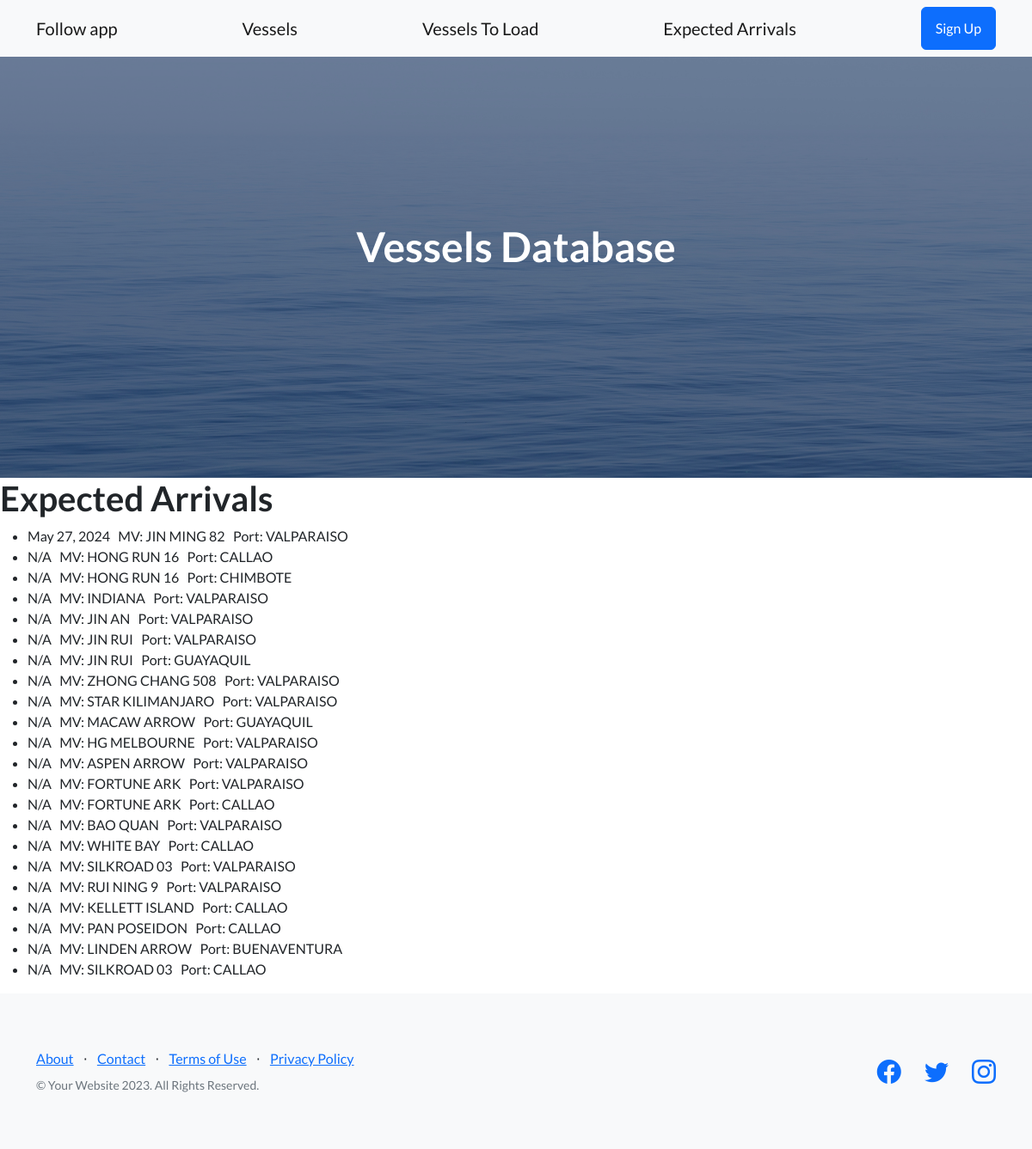
Page /vessel/expected-arrivals/ on the earlier database version.
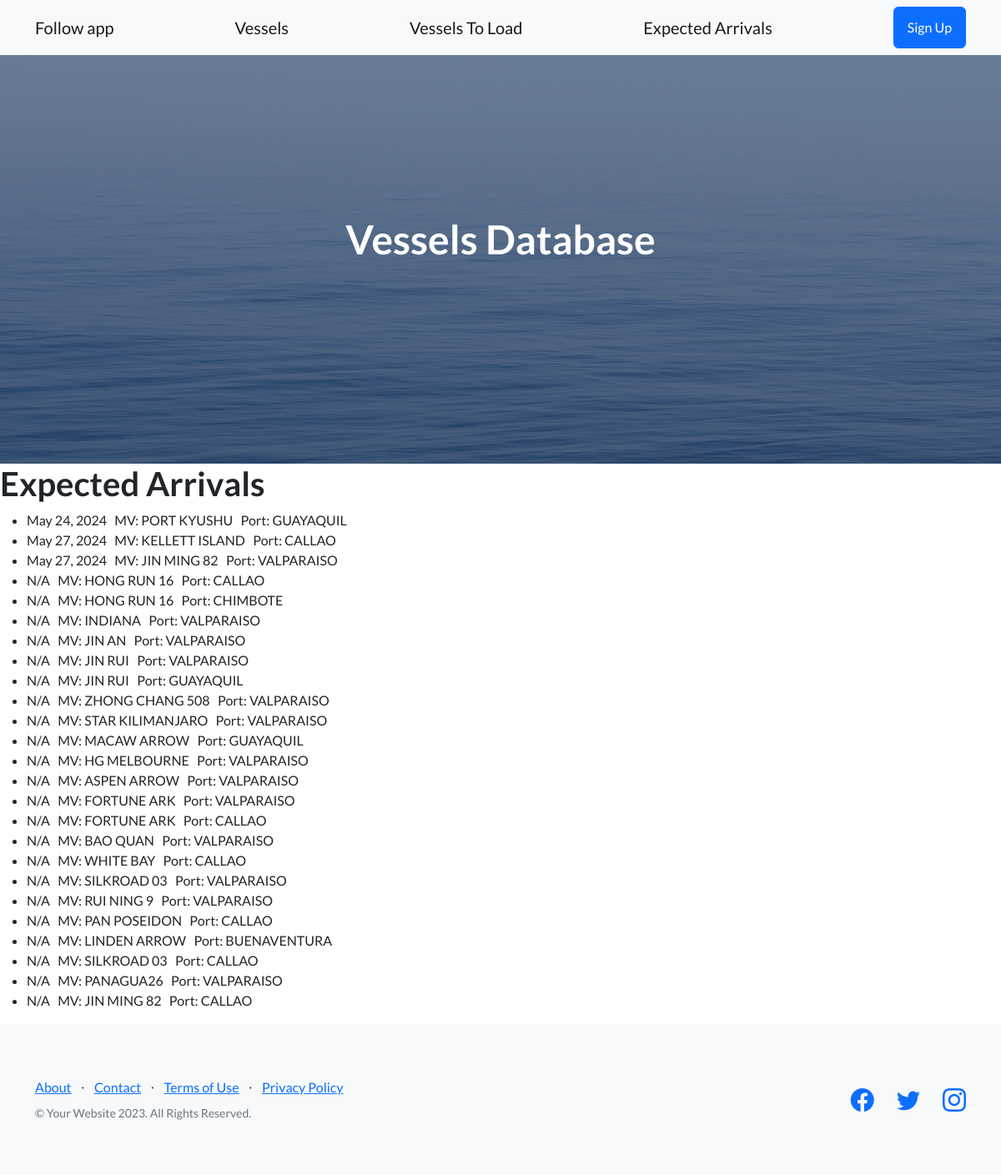
Same page on the later database version.
### Vessel/models.py (models this page shows, shortened)
class Vessel(models.Model):
    vessel_name = models.CharField(max_length=50)
    vessel_imo = models.IntegerField(blank=True, null=True)
    vessel_information = models.TextField(blank=True, null=True)
    vessel_schedule = models.TextField(blank=True, null=True)
    vessel_rotation = models.TextField(blank=True, null=True)
    loading_port = models.ManyToManyField(LoadingPort, blank=True)
    status_loading = models.BooleanField(blank=True, null=True)
    discharge_port = models.ManyToManyField(DischargePort, blank=True)
    status_loaded = models.BooleanField(blank=True, null=True)
    status_arrived = models.BooleanField(blank=True, null=True)
    all_docs_received = models.BooleanField(blank=True, null=True)
    all_dhl_received = models.BooleanField(blank=True, null=True)
    status_complete = models.BooleanField(blank=True, null=True)
    assigned_agent = models.ManyToManyField(VesselAgent, blank=True)
    transit_time = models.IntegerField(blank=True, null=True)
    vessel_created_at = models.DateTimeField(default=timezone.now, editable=False)
    def __str__(self):
        return self.vessel_name
    """
    def obtener_atributo(self, vessel_name):
        return getattr(self, vessel_name, None)
    """

class DischargePort(models.Model):
    discharge_port_name = models.CharField(max_length=50, blank=True, null=True)
    anchor_discharge_port = models.DateField(blank=True, null=True)
    eta_discharge_port = models.DateField(blank=True, null=True)
    etb_discharge_port = models.DateField(blank=True, null=True)
    ata_discharge_port = models.DateField(blank=True, null=True)
    atd_discharge_port = models.DateField(blank=True, null=True)
    assigned_vessel_pod = models.ForeignKey('Vessel', null=True, blank=True, on_delete=models.CASCADE)

### Vessel/views.py (the view)
# urls.py: path('expected-arrivals/', expected_arrivals, name= 'expected arrivals'),
def expected_arrivals (request):
    vesselsList = DischargePort.objects.all()
    existingDates = []
    today = date.today()
    if vesselsList.exists():
      for i in vesselsList:
          if i.eta_discharge_port is not None:
           maybeUnloaded = i.eta_discharge_port + timedelta(days=7)
          if i.eta_discharge_port is not None and today <= maybeUnloaded:
                existingDates.append((i.eta_discharge_port, i.assigned_vessel_pod, i.discharge_port_name))
          else:
                existingDates.append(("N/A", i.assigned_vessel_pod, i.discharge_port_name))
    sorted_existingDates = sorted(existingDates, key=lambda x: x[0] if isinstance(x[0], date) else date.max)
    return render(request, "expected_arrivals.html", {"expected_arrivals": sorted_existingDates })

### Vessel/templates/expected_arrivals.html
{% extends 'father.html' %}
{% block contenidoQueCambia %}
<h1>Expected Arrivals</h1>
    <ul>
        {% for item in expected_arrivals %}
            <li>
                {{ item.0 }}
                &nbsp;&nbsp;MV: {{ item.1 }}
                &nbsp;&nbsp;Port: {{ item.2 }}
            </li>
        {% endfor %}
    </ul>
{% endblock contenidoQueCambia %}

Differences in the rows shown:
now on this page (row unchanged): Vessel: eta_discharge_port "May 24, 2024", vessel_name "PORT KYUSHU", discharge_port_name "GUAYAQUIL"
changed through a linked row, Vessel "KELLETT ISLAND": eta_discharge_port "N/A" → "May 27, 2024"; moves up the list
now on one of the page's lists (row unchanged): Vessel: vessel_name "JIN MING 82", discharge_port_name "CALLAO"
added Vessel: item "N/A", vessel_name "PANAGUA26", discharge_port_name "VALPARAISO"
